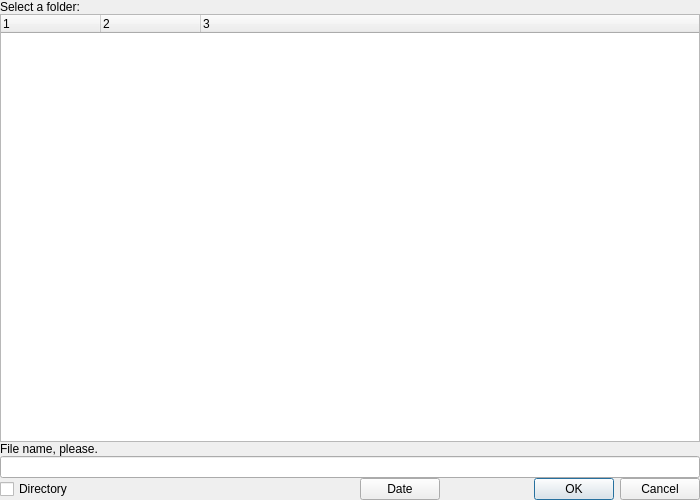
<?xml version="1.0" encoding="UTF-8"?>
<ui version="4.0">
 <class>NewFileDialog</class>
 <widget class="QDialog" name="NewFileDialog">
  <property name="geometry">
   <rect>
    <x>0</x>
    <y>0</y>
    <width>700</width>
    <height>500</height>
   </rect>
  </property>
  <property name="sizePolicy">
   <sizepolicy hsizetype="Expanding" vsizetype="Expanding">
    <horstretch>0</horstretch>
    <verstretch>0</verstretch>
   </sizepolicy>
  </property>
  <property name="windowTitle">
   <string>Dialog</string>
  </property>
  <layout class="QGridLayout" name="gridLayout">
   <property name="leftMargin">
    <number>0</number>
   </property>
   <property name="topMargin">
    <number>0</number>
   </property>
   <property name="rightMargin">
    <number>0</number>
   </property>
   <property name="bottomMargin">
    <number>0</number>
   </property>
   <item row="0" column="0">
    <layout class="QVBoxLayout" name="verticalLayout">
     <property name="spacing">
      <number>0</number>
     </property>
     <item>
      <layout class="QVBoxLayout" name="verticalLayout_3">
       <item>
        <widget class="QLabel" name="label_2">
         <property name="text">
          <string>Select a folder:</string>
         </property>
        </widget>
       </item>
       <item>
        <widget class="QTreeWidget" name="treeWidget">
         <property name="columnCount">
          <number>3</number>
         </property>
         <column>
          <property name="text">
           <string notr="true">1</string>
          </property>
         </column>
         <column>
          <property name="text">
           <string notr="true">2</string>
          </property>
         </column>
         <column>
          <property name="text">
           <string notr="true">3</string>
          </property>
         </column>
        </widget>
       </item>
       <item>
        <layout class="QVBoxLayout" name="verticalLayout_2">
         <item>
          <widget class="QLabel" name="label">
           <property name="text">
            <string>File name, please.</string>
           </property>
          </widget>
         </item>
         <item>
          <widget class="QLineEdit" name="fileLine">
           <property name="acceptDrops">
            <bool>false</bool>
           </property>
           <property name="maxLength">
            <number>255</number>
           </property>
          </widget>
         </item>
         <item>
          <layout class="QHBoxLayout" name="horizontalLayout">
           <item>
            <widget class="QCheckBox" name="checkBox">
             <property name="minimumSize">
              <size>
               <width>100</width>
               <height>0</height>
              </size>
             </property>
             <property name="text">
              <string>Directory</string>
             </property>
             <property name="tristate">
              <bool>false</bool>
             </property>
            </widget>
           </item>
           <item>
            <spacer name="horizontalSpacer">
             <property name="orientation">
              <enum>Qt::Horizontal</enum>
             </property>
             <property name="sizeHint" stdset="0">
              <size>
               <width>68</width>
               <height>20</height>
              </size>
             </property>
            </spacer>
           </item>
           <item>
            <widget class="QPushButton" name="buttonDate">
             <property name="text">
              <string>Date</string>
             </property>
            </widget>
           </item>
           <item>
            <widget class="QDialogButtonBox" name="buttonBox">
             <property name="orientation">
              <enum>Qt::Horizontal</enum>
             </property>
             <property name="standardButtons">
              <set>QDialogButtonBox::Cancel|QDialogButtonBox::Ok</set>
             </property>
            </widget>
           </item>
          </layout>
         </item>
        </layout>
       </item>
      </layout>
     </item>
    </layout>
   </item>
  </layout>
 </widget>
 <resources/>
 <connections>
  <connection>
   <sender>buttonBox</sender>
   <signal>accepted()</signal>
   <receiver>NewFileDialog</receiver>
   <slot>accept()</slot>
   <hints>
    <hint type="sourcelabel">
     <x>248</x>
     <y>254</y>
    </hint>
    <hint type="destinationlabel">
     <x>157</x>
     <y>274</y>
    </hint>
   </hints>
  </connection>
  <connection>
   <sender>buttonBox</sender>
   <signal>rejected()</signal>
   <receiver>NewFileDialog</receiver>
   <slot>reject()</slot>
   <hints>
    <hint type="sourcelabel">
     <x>316</x>
     <y>260</y>
    </hint>
    <hint type="destinationlabel">
     <x>286</x>
     <y>274</y>
    </hint>
   </hints>
  </connection>
 </connections>
</ui>
